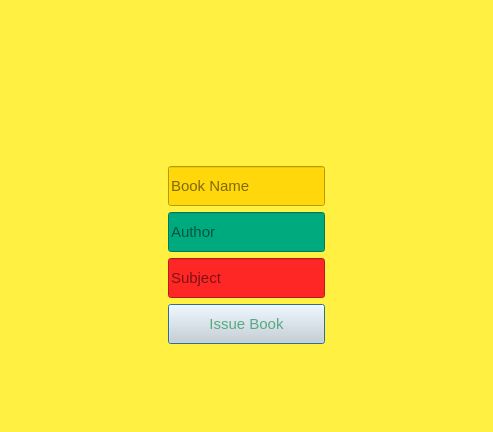
<?xml version="1.0" encoding="UTF-8"?>
<ui version="4.0">
 <class>Window_IssueBook</class>
 <widget class="QDialog" name="Window_IssueBook">
  <property name="geometry">
   <rect>
    <x>0</x>
    <y>0</y>
    <width>493</width>
    <height>432</height>
   </rect>
  </property>
  <property name="windowTitle">
   <string>Dialog</string>
  </property>
  <property name="styleSheet">
   <string notr="true">background-color: rgb(255, 240, 65);</string>
  </property>
  <layout class="QVBoxLayout" name="verticalLayout">
   <item>
    <layout class="QGridLayout" name="gridLayout">
     <item row="6" column="1">
      <widget class="QLabel" name="label_2">
       <property name="text">
        <string/>
       </property>
      </widget>
     </item>
     <item row="4" column="1">
      <widget class="QLineEdit" name="lineEdit_Subject">
       <property name="maximumSize">
        <size>
         <width>230</width>
         <height>40</height>
        </size>
       </property>
       <property name="font">
        <font>
         <family>Microsoft Sans Serif</family>
         <pointsize>11</pointsize>
        </font>
       </property>
       <property name="styleSheet">
        <string notr="true">background-color: rgb(255, 38, 38);</string>
       </property>
       <property name="placeholderText">
        <string>Subject</string>
       </property>
      </widget>
     </item>
     <item row="3" column="0">
      <spacer name="horizontalSpacer">
       <property name="orientation">
        <enum>Qt::Horizontal</enum>
       </property>
       <property name="sizeHint" stdset="0">
        <size>
         <width>40</width>
         <height>20</height>
        </size>
       </property>
      </spacer>
     </item>
     <item row="2" column="2">
      <spacer name="horizontalSpacer_2">
       <property name="orientation">
        <enum>Qt::Horizontal</enum>
       </property>
       <property name="sizeHint" stdset="0">
        <size>
         <width>40</width>
         <height>20</height>
        </size>
       </property>
      </spacer>
     </item>
     <item row="0" column="1">
      <widget class="QLabel" name="label">
       <property name="text">
        <string/>
       </property>
      </widget>
     </item>
     <item row="5" column="1">
      <widget class="QPushButton" name="pushButton_IssueBook">
       <property name="maximumSize">
        <size>
         <width>230</width>
         <height>40</height>
        </size>
       </property>
       <property name="font">
        <font>
         <family>Microsoft Sans Serif</family>
         <pointsize>11</pointsize>
        </font>
       </property>
       <property name="styleSheet">
        <string notr="true">background-color: rgb(216, 216, 216);
color: rgb(85, 170, 127);</string>
       </property>
       <property name="text">
        <string>Issue Book</string>
       </property>
      </widget>
     </item>
     <item row="2" column="1">
      <widget class="QLineEdit" name="lineEdit_BookName">
       <property name="maximumSize">
        <size>
         <width>230</width>
         <height>40</height>
        </size>
       </property>
       <property name="font">
        <font>
         <family>Microsoft Sans Serif</family>
         <pointsize>11</pointsize>
        </font>
       </property>
       <property name="styleSheet">
        <string notr="true">background-color: rgb(255, 215, 11);</string>
       </property>
       <property name="placeholderText">
        <string>Book Name</string>
       </property>
      </widget>
     </item>
     <item row="3" column="1">
      <widget class="QLineEdit" name="lineEdit_AuthorName">
       <property name="maximumSize">
        <size>
         <width>230</width>
         <height>40</height>
        </size>
       </property>
       <property name="font">
        <font>
         <family>Microsoft Sans Serif</family>
         <pointsize>11</pointsize>
        </font>
       </property>
       <property name="styleSheet">
        <string notr="true">background-color: rgb(0, 170, 127);</string>
       </property>
       <property name="placeholderText">
        <string>Author</string>
       </property>
      </widget>
     </item>
     <item row="1" column="1">
      <widget class="QLabel" name="label_3">
       <property name="text">
        <string/>
       </property>
       <property name="pixmap">
        <pixmap resource="image.qrc">:/img/img/issue.png</pixmap>
       </property>
      </widget>
     </item>
    </layout>
   </item>
  </layout>
 </widget>
 <resources>
  <include location="image.qrc"/>
 </resources>
 <connections/>
</ui>
